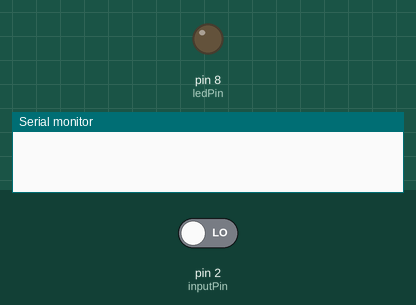
The sketch below on a simulated Arduino Uno, built with avr-gcc and run on an emulated ATmega328P. On the bench: output pins drawn as LEDs (lit = HIGH), the last lines printed to the serial monitor. The test bench sets the inputs (shaded band); at power-on: pin 2 (inputPin) LOW.

Above: at 1.2 s.
1.3 s: pin 2 (inputPin) driven HIGH
At 2.0 s:
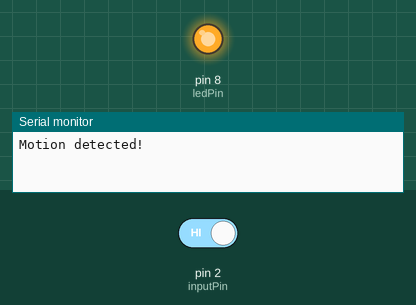
2.8 s: pin 2 (inputPin) driven LOW
At 3.2 s:
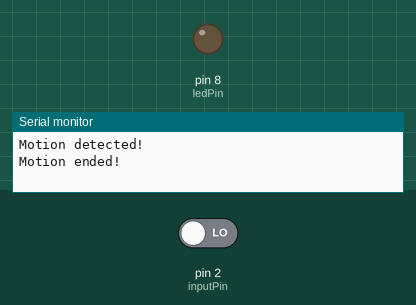
Timing chart, 0 to 5.8 s (numbered marks = the images above; inputs shaded):
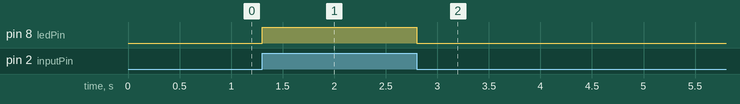

Measured:
- after the input at 1.3 s, pin 8 (ledPin): LOW → HIGH at once
- after the input at 2.8 s, pin 8 (ledPin): HIGH → LOW at once

The sketch:

PIR_AR.ino
```cpp
//This code sets up a basic motion detection system using a PIR (Passive Infrared) sensor.
//When the PIR sensor detects motion, it triggers an LED to turn on and prints a message to the Serial Monitor.
//When motion ceases, the LED turns off, and another message is printed.

int ledPin = 8;                // choose the pin for the LED
int inputPin = 2;               // choose the input pin (for PIR sensor)
int pirState = LOW;             // we start, assuming no motion detected
int val = 0;                    // variable for reading the pin status

void setup() {
  pinMode(ledPin, OUTPUT);      // declare LED as output
  pinMode(inputPin, INPUT);     // declare sensor as input

  Serial.begin(9600);
}

void loop(){
  val = digitalRead(inputPin);  // read input value
  if (val == HIGH) {            // check if the input is HIGH
    digitalWrite(ledPin, HIGH);  // turn LED ON
    if (pirState == LOW) {
      // we have just turned on
      Serial.println("Motion detected!");
      // We only want to print on the output change, not state
      pirState = HIGH;
    }
  } else {
    digitalWrite(ledPin, LOW); // turn LED OFF
    if (pirState == HIGH){
      // we have just turned of
      Serial.println("Motion ended!");
      // We only want to print on the output change, not state
      pirState = LOW;
    }
  }
}
```
